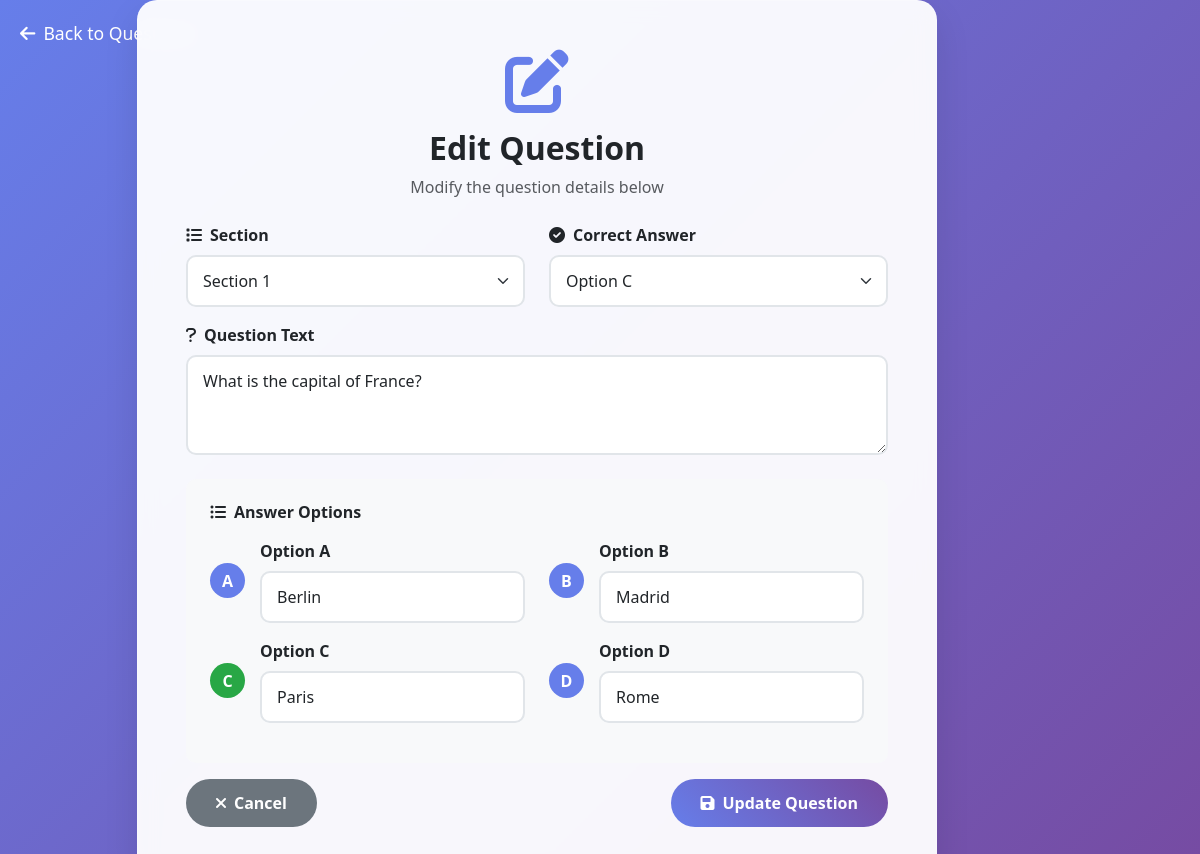
The page /admin/questions/edit/1 (signed in) on the database its author committed.
### tables this page shows
CREATE TABLE questions (
                    id INTEGER PRIMARY KEY AUTOINCREMENT,
                    section INTEGER NOT NULL,
                    question TEXT NOT NULL,
                    option_a TEXT NOT NULL,
                    option_b TEXT NOT NULL,
                    option_c TEXT NOT NULL,
                    option_d TEXT NOT NULL,
                    correct_answer TEXT NOT NULL,
                    created_at TIMESTAMP DEFAULT CURRENT_TIMESTAMP,
                    is_active BOOLEAN DEFAULT 1
                 );

### app.py (the view, shortened to what this page needs)
@app.route('/admin/questions/edit/<int:question_id>', methods=['GET', 'POST'])
def admin_edit_question(question_id):
    if not session.get('admin_logged_in'):
        return redirect('/admin/login')
    conn = sqlite3.connect('database.db')
    c = conn.cursor()
    c.execute('SELECT * FROM questions WHERE id=?', (question_id,))
    question = c.fetchone()
    conn.close()
    if not question:
        return "Question not found", 404
    return render_template('admin_edit_question.html', question=question)

### templates/admin_edit_question.html (shortened to what this page needs)
<!DOCTYPE html>
<html lang="en">
<head>
    <link href="https://cdn.jsdelivr.net/npm/bootstrap@5.3.0/dist/css/bootstrap.min.css" rel="stylesheet">
    <link href="https://cdnjs.cloudflare.com/ajax/libs/font-awesome/6.0.0/css/all.min.css" rel="stylesheet">
</head>
<body>
    <a href="/admin/questions" class="back-link">
        <i class="fas fa-arrow-left me-2"></i>Back to Questions
    </a>
    <div class="container">
        <div class="row justify-content-center">
            <div class="col-md-10">
                <div class="form-container">
                    <div class="text-center mb-4">
                        <i class="fas fa-edit form-icon"></i>
                        <h2 class="fw-bold text-dark">Edit Question</h2>
                        <p class="text-muted">Modify the question details below</p>
                    </div>
                    <form method="POST">
                        <div class="row mb-3">
                            <div class="col-md-6">
                                <label for="section" class="form-label fw-semibold">
                                    <i class="fas fa-list me-2"></i>Section
                                </label>
                                <select class="form-select" id="section" name="section" required>
                                    {% for i in range(1, 6) %}
                                        <option value="{{ i }}" {% if question[1] == i %}selected{% endif %}>
                                            Section {{ i }}
                                        </option>
                                    {% endfor %}
                                </select>
                            </div>
                            <div class="col-md-6">
                                <label for="correct_answer" class="form-label fw-semibold">
                                    <i class="fas fa-check-circle me-2"></i>Correct Answer
                                </label>
                                <select class="form-select" id="correct_answer" name="correct_answer" required>
                                    <option value="c" {% if question[7] == 'c' %}selected{% endif %}>Option C</option>
                                </select>
                            </div>
                        </div>
                        <div class="mb-4">
                            <label for="question" class="form-label fw-semibold">
                                <i class="fas fa-question me-2"></i>Question Text
                            </label>
                            <textarea class="form-control" id="question" name="question" rows="3" required
                                      placeholder="Enter your question here...">{{ question[2] }}</textarea>
                        </div>
                        <div class="option-group">
                            <h6 class="fw-bold mb-3">
                                <i class="fas fa-list-ul me-2"></i>Answer Options
                            </h6>
                            <div class="row">
                                <div class="col-md-6 mb-3">
                                    <div class="d-flex align-items-center">
                                        <span class="option-letter {% if question[7] == 'a' %}correct-option{% endif %}">A</span>
                                        <div class="flex-grow-1">
                                            <label for="option_a" class="form-label fw-semibold">Option A</label>
                                            <input type="text" class="form-control" id="option_a" name="option_a"
                                                   required placeholder="Enter option A" value="{{ question[3] }}">
                                        </div>
                                    </div>
                                </div>
                                <div class="col-md-6 mb-3">
                                    <div class="d-flex align-items-center">
                                        <span class="option-letter {% if question[7] == 'b' %}correct-option{% endif %}">B</span>
                                        <div class="flex-grow-1">
                                            <label for="option_b" class="form-label fw-semibold">Option B</label>
                                            <input type="text" class="form-control" id="option_b" name="option_b"
                                                   required placeholder="Enter option B" value="{{ question[4] }}">
                                        </div>
                                    </div>
                                </div>
                                <div class="col-md-6 mb-3">
                                    <div class="d-flex align-items-center">
                                        <span class="option-letter {% if question[7] == 'c' %}correct-option{% endif %}">C</span>
                                        <div class="flex-grow-1">
                                            <label for="option_c" class="form-label fw-semibold">Option C</label>
                                            <input type="text" class="form-control" id="option_c" name="option_c"
                                                   required placeholder="Enter option C" value="{{ question[5] }}">
                                        </div>
                                    </div>
                                </div>
                                <div class="col-md-6 mb-3">
                                    <div class="d-flex align-items-center">
                                        <span class="option-letter {% if question[7] == 'd' %}correct-option{% endif %}">D</span>
                                        <div class="flex-grow-1">
                                            <label for="option_d" class="form-label fw-semibold">Option D</label>
                                            <input type="text" class="form-control" id="option_d" name="option_d"
                                                   required placeholder="Enter option D" value="{{ question[6] }}">
                                        </div>
                                    </div>
                                </div>
                            </div>
                        </div>
                        <div class="d-flex justify-content-between">
                            <a href="/admin/questions" class="btn btn-secondary">
                                <i class="fas fa-times me-2"></i>Cancel
                            </a>
                            <button type="submit" class="btn btn-primary">
                                <i class="fas fa-save me-2"></i>Update Question
                            </button>
                        </div>
                    </form>
                </div>
            </div>
        </div>
    </div>
</body>
</html>

### templates/admin_edit_question.html (style rules this page uses)
body { background: linear-gradient(135deg, #667eea 0%, #764ba2 100%); min-height: 100vh; font-family: 'Segoe UI', Tahoma, Geneva, Verdana, sans-serif; display: flex; align-items: center; }
.form-container { background: rgba(255, 255, 255, 0.95); border-radius: 20px; padding: 3rem; box-shadow: 0 15px 35px rgba(0, 0, 0, 0.1); backdrop-filter: blur(10px); border: 1px solid rgba(255, 255, 255, 0.2); max-width: 800px; width: 100%; }
.form-control, .form-select { border-radius: 10px; padding: 12px 15px; border: 2px solid #e1e5e9; transition: border-color 0.3s ease; }
.btn-primary { background: linear-gradient(45deg, #667eea, #764ba2); border: none; padding: 12px 30px; border-radius: 25px; font-weight: 600; transition: all 0.3s ease; }
.btn-secondary { background: #6c757d; border: none; padding: 12px 30px; border-radius: 25px; font-weight: 600; transition: all 0.3s ease; }
.back-link { position: absolute; top: 20px; left: 20px; color: white; text-decoration: none; font-size: 1.1rem; transition: color 0.3s ease; }
.form-icon { font-size: 4rem; color: #667eea; margin-bottom: 1rem; }
.option-group { background: #f8f9fa; border-radius: 10px; padding: 1.5rem; margin-bottom: 1rem; }
.option-letter { background: #667eea; color: white; width: 35px; height: 35px; border-radius: 50%; display: flex; align-items: center; justify-content: center; font-weight: bold; margin-right: 15px; }
.correct-option { background: #28a745 !important; }

### rows shown on the page
questions: section "Section 1", correct_answer "Option C", question "What is the capital of France?", option_a "Berlin", option_b "Madrid", option_c "Paris", option_d "Rome"
